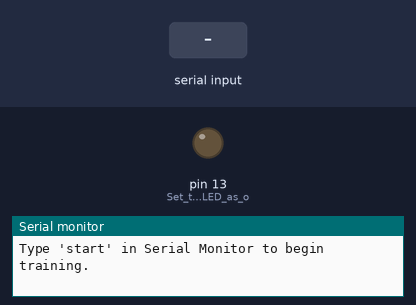
Recording of a sketch running on a simulated Arduino Uno, built with avr-gcc and run on an emulated ATmega328P. Parts: output pins drawn as LEDs (lit = HIGH), the last lines printed to the serial monitor. Dashed ring = blinking. The inputs (shaded band) are chosen by the test bench. Random numbers use the default seed unless the sketch sets one.

Above: at 0.9 s.
1.0 s: "start\n" received over Serial
At 1.21 s:
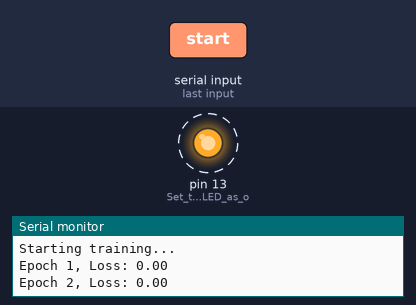
Timing chart, 0 to 10.0 s (numbered marks = the images above; inputs shaded):
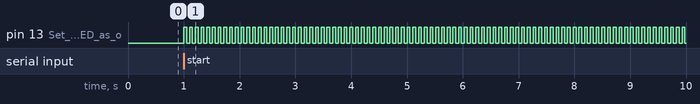

Measured:
- after the input at 1.0 s, pin 13 (Set_the_built-in_LED_as_o): alternates HIGH for 0.05 s and LOW for 0.05 s, starting at once

The sketch:

mlp.ino
```cpp
// chatgpt yes
// why llms ? cuz i am learning
//  i am reading books yeah but sure
```

basic.ino
```cpp
// without chatgpt , i couldve made it , but not so quick , i mean in C i would make it but in ino ? naah not so fast

#include <math.h>

// Training data (x1 = age, x2 = income, y_true = expected output)
const int trainingData[3][3] = {
    {30, 40000, 1},  // Example 1
    {45, 50000, 1},  // Example 2
    {25, 20000, 0}   // Example 3
};

// Neural network parameters (declaring them as floats)
float w1 = 0.0;  // Initial weight for x1 (age)
float w2 = 0.0;  // Initial weight for x2 (income)
float b = 0.0;   // Initial bias
const float learningRate = 0.1; // Learning rate (eta)

// Sigmoid activation function
float sigmoid(float x) {
    return 1.0 / (1.0 + exp(-x));
}

// Derivative of sigmoid function
float sigmoidDerivative(float x) {
    float s = sigmoid(x);
    return s * (1 - s);
}

// Forward pass to compute prediction
float predict(int x1, int x2) {
    return sigmoid((w1 * x1) + (w2 * x2) + b);
}

// Training function
void train(int epochs) {
    for (int epoch = 0; epoch < epochs; epoch++) {
        float totalLoss = 0; // Sum of MSE for this epoch

        // Blink the LED to indicate "thinking"
        digitalWrite(LED_BUILTIN, HIGH);
        delay(50);
        digitalWrite(LED_BUILTIN, LOW);
        delay(50);

        // Loop through training examples
        for (int i = 0; i < 3; i++) {
            int x1 = trainingData[i][0];
            int x2 = trainingData[i][1];
            int yTrue = trainingData[i][2];

            // Forward pass: calculate prediction
            float yPred = predict(x1, x2);

            // Calculate loss (MSE for this example)
            float error = yTrue - yPred;
            totalLoss += error * error;

            // Backward pass: compute gradients
            float dL_dyPred = -2 * error; // Derivative of MSE
            float dyPred_dz = sigmoidDerivative((w1 * x1) + (w2 * x2) + b); // Derivative of sigmoid

            // Gradients of weights and bias
            float dz_dw1 = x1;
            float dz_dw2 = x2;
            float dz_db = 1;

            // Chain rule to calculate parameter updates
            float dL_dw1 = dL_dyPred * dyPred_dz * dz_dw1;
            float dL_dw2 = dL_dyPred * dyPred_dz * dz_dw2;
            float dL_db = dL_dyPred * dyPred_dz * dz_db;

            // Update weights and bias
            w1 -= learningRate * dL_dw1;
            w2 -= learningRate * dL_dw2;
            b -= learningRate * dL_db;
        }

        // Print loss for this epoch
        Serial.print("Epoch ");
        Serial.print(epoch + 1);
        Serial.print(", Loss: ");
        Serial.println(totalLoss / 3); // Average loss
    }
}

void waitForStart() {
    while (true) {
        if (Serial.available() > 0) {
            String input = Serial.readStringUntil('\n');
            input.trim(); // Remove extra spaces or newline characters
            if (input.equalsIgnoreCase("start")) {
                Serial.println("Starting training...");
                break;
            } else {
                Serial.println("Type 'start' to begin.");
            }
        }
    }
}

void setup() {
    pinMode(LED_BUILTIN, OUTPUT); // Set the built-in LED as output
    Serial.begin(115200);        // Initialize Serial communication
    Serial.println("Type 'start' in Serial Monitor to begin training.");

    waitForStart(); // Wait for the user to type 'start'

    // Initialize weights randomly
    w1 = random(-255, 255) / 255.0;  // Random value between -1 and 1
    w2 = random(-255, 255) / 255.0;
    b = random(-255, 255) / 255.0;

    train(1000); // Train for 1000 epochs

    Serial.println("Training complete.");
    Serial.print("Final weights: w1 = ");
    Serial.print(w1);
    Serial.print(", w2 = ");
    Serial.print(w2);
    Serial.print(", b = ");
    Serial.println(b);

    // Test predictions
    for (int i = 0; i < 3; i++) {
        int x1 = trainingData[i][0];
        int x2 = trainingData[i][1];
        int yTrue = trainingData[i][2];
        float yPred = predict(x1, x2);

        Serial.print("Example ");
        Serial.print(i + 1);
        Serial.print(", Prediction: ");
        Serial.print(yPred);
        Serial.print(", True Value: ");
        Serial.println(yTrue);
    }
}

void loop() {
    // Nothing to do in loop since training is complete
}
```
